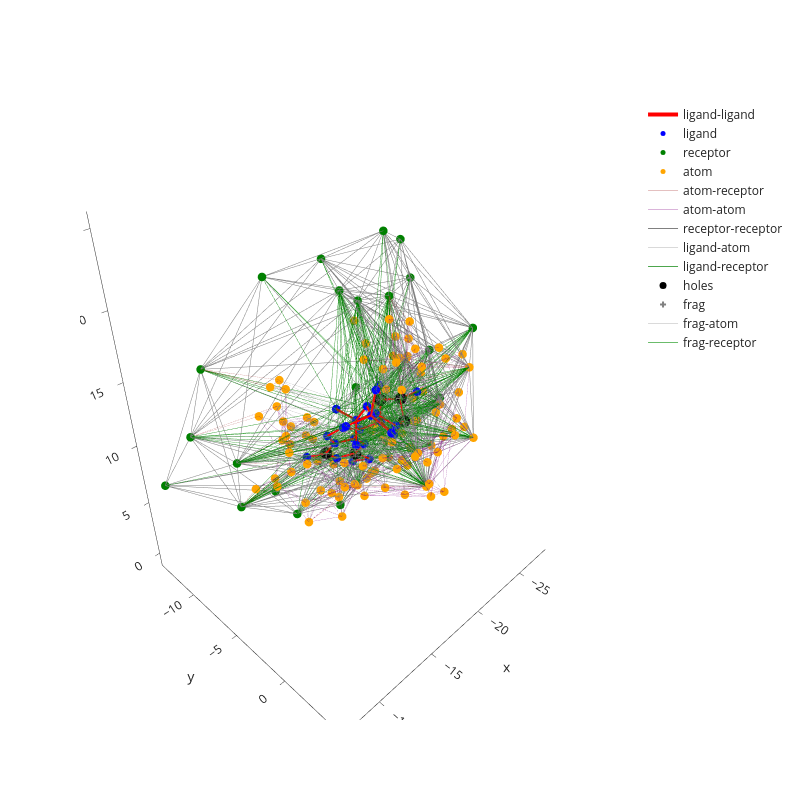

This figure's notebook cell:
### Code cell
# ds = FsDockDataset('data/cross/test','data/cross/test_tasks.csv', num_workers=torch.get_num_threads(), core_weight=0.7, ligand_radius=10)
# ds2 = FsDockDataset('data/cross/test2','data/cross/test_tasks.csv', num_workers=torch.get_num_threads(), core_weight=0.7, ligand_radius=10)
ds.random_translation=8
# ds.ligand_radius=15
graph = ds[46]
make_fig((graph))

### Figure 1 — Plotly figure (JSON) as saved in the notebook; plotly's stock layout.template omitted (floating-point values rounded to 4 significant figures; data arrays with more than 128 entries replaced by an {"elided": "..."} marker saying what was removed)
{"data": [{"line": {"color": "red", "width": 4}, "mode": "lines", "name": "ligand-ligand", "type": "scatter3d", "x": {"elided": "186 float values"}, "y": {"elided": "186 float values"}, "z": {"elided": "186 float values"}}, {"marker": {"color": "blue", "size": 5, "symbol": "circle"}, "mode": "markers", "name": "ligand", "type": "scatter3d", "x": [-18.45, -18.25, -19.18, -20.61, -18.75, -19.7, -18.56, -17.5, -16.35, -15.74, -16.49, -17.61, -18.56, -18.42, -17.29, -16.34, -15.25, -19.72, -19.52, -17.12, -16.46, -14.88, -14.62, -14.12, -14.92, -14.27, -14.0, -12.47, -14.28], "y": [-0.9529, -1.613, -1.964, -1.835, -3.289, -4.316, -3.037, -3.926, -4.305, -5.163, -5.301, -4.56, -4.524, -5.239, -5.952, -5.994, -6.752, -5.157, -6.64, -0.4729, -1.572, -1.629, -3.068, -0.8809, -0.7949, 0.4851, 0.4261, -0.0249, 1.727], "z": [12.76, 11.46, 13.65, 13.55, 13.11, 13.33, 11.62, 11.04, 11.6, 10.79, 9.698, 9.881, 8.933, 7.801, 7.593, 8.545, 8.397, 6.612, 5.647, 13.38, 14.05, 14.33, 14.56, 13.3, 15.73, 17.77, 16.17, 15.98, 15.51]}, {"marker": {"color": "green", "size": 5, "symbol": "circle"}, "mode": "markers", "name": "receptor", "type": "scatter3d", "x": [-21.75, -22.44, -22.52, -26.07, -26.17, -23.27, -20.39, -22.59, -23.03, -19.21, -18.6, -26.06, -27.75, -20.44, -20.4, -24.88, -21.36, -24.85, -17.4, -7.433, -8.158, -16.53, -20.2, -17.55, -8.883, -8.789, -9.595, -17.27, -17.83, -9.565, -17.55, -18.24, -14.54], "y": [1.244, -1.268, -4.507, -5.373, -4.19, -2.401, -4.633, -7.712, -6.243, -5.815, -9.525, -12.86, -8.932, -7.064, -10.44, -7.489, -10.96, -0.969, -13.44, -12.36, -9.298, -9.747, -8.747, -5.735, -8.228, -5.508, -6.828, 2.099, -1.964, -2.688, -2.255, 4.466, 3.47], "z": [16.26, 11.95, 14.06, 12.91, 9.26, 7.383, 8.624, 7.799, 4.22, 4.028, 4.77, 6.176, 16.82, 18.25, 20.11, 21.03, 2.515, 16.91, -0.216, 7.193, 12.55, 0.308, -0.468, 20.44, 17.62, 12.31, 7.449, 9.964, 21.32, 24.99, 25.16, 14.51, 14.91]}, {"marker": {"color": "orange", "size": 5, "symbol": "circle"}, "mode": "markers", "name": "atom", "type": "scatter3d", "x": [-21.75, -22.65, -22.28, -20.03, -19.1, -18.56, -18.01, -17.93, -17.55, -23.58, -22.44, -22.4, -22.33, -21.1, -19.89, -21.06, -22.51, -22.52, -23.64, -23.42, -22.66, -21.09, -24.56, -23.27, -22.03, -21.49, -21.58, -20.39, -20.78, -19.92, -19.64, -20.28, -22.07, -22.59, -22.6, -22.2, -23.01, -23.03, -21.6, -21.38, -23.73, -20.62, -19.21, -18.78, -18.23, -18.28, -16.82, -16.26, -16.04, -14.72, -14.17, -19.0, -18.6, -19.3, -18.84, -17.85, -16.48, -18.29, -15.57, -17.4, -16.04, -15.17, -20.34, -19.93, -20.65, -12.25, -13.72, -12.05, -10.32, -11.48, -11.06, -11.57, -11.72, -10.62, -12.06, -12.83, -12.8, -18.38, -17.27, -16.34, -16.03, -16.5, -15.42, -14.62, -13.63, -14.27, -16.86, -16.9, -16.42, -14.92, -14.51, -18.24, -16.92, -16.84, -19.04, -18.32, -15.88, -14.54, -13.83, -12.92, -13.7, -14.1, -15.27, -13.26], "y": [1.244, 0.001, -1.013, 0.137, -0.321, -1.655, -2.46, -2.083, -3.65, -0.672, -1.268, -2.783, -3.602, -0.552, -1.34, 0.862, -3.136, -4.507, -5.349, -6.501, -4.486, -4.275, -4.925, -2.401, -3.288, -3.577, -3.753, -4.633, -6.056, -6.782, -4.637, -5.359, -6.427, -7.712, -7.651, -8.627, -6.482, -6.243, -6.339, -6.984, -4.917, -5.74, -5.815, -7.265, -7.583, -5.176, -5.297, -4.407, -6.357, -6.508, -5.6, -8.126, -9.525, -10.31, -10.2, -9.82, -10.02, -9.353, -9.717, -9.06, -9.252, -8.973, -7.288, -5.806, -10.18, -7.672, -7.678, -5.09, -3.737, -3.853, -3.376, -2.4, -4.393, -6.488, -6.099, -7.302, -5.481, 2.669, 2.099, 3.218, 3.249, 1.054, 0.353, -0.646, -1.369, -2.065, -1.033, 0.433, 1.336, 1.315, 2.143, 4.466, 4.117, 4.177, 3.207, 2.283, 3.802, 3.47, 4.728, 4.614, 2.733, 1.282, 0.913, 0.528], "z": [16.26, 16.27, 15.69, 17.9, 16.78, 17.05, 16.15, 14.88, 16.5, 12.65, 11.95, 12.26, 11.34, 12.3, 11.81, 11.74, 13.55, 14.06, 13.43, 13.06, 15.58, 16.46, 7.664, 7.383, 7.447, 6.378, 8.634, 8.624, 8.176, 7.687, 9.957, 11.0, 8.293, 7.799, 6.26, 5.624, 5.671, 4.22, 3.684, 2.649, 3.797, 4.406, 4.028, 3.807, 2.756, 5.09, 4.695, 3.788, 5.156, 4.731, 3.852, 4.813, 4.77, 3.681, 6.122, 7.206, 7.034, 8.44, 8.051, 9.464, 9.27, 10.3, 16.74, 15.78, 3.524, 12.88, 12.91, 16.88, 17.83, 17.09, 13.04, 12.44, 13.37, 8.553, 8.131, 7.616, 9.287, 9.206, 9.964, 10.45, 11.65, 9.131, 9.938, 9.15, 10.02, 11.17, 20.56, 20.97, 19.83, 19.61, 18.44, 14.51, 15.21, 16.44, 14.2, 13.4, 14.41, 14.91, 15.4, 16.23, 13.84, 13.56, 13.85, 13.02]}, {"line": {"color": "brown", "width": 0.3}, "mode": "lines", "name": "atom-receptor", "type": "scatter3d", "x": {"elided": "312 float values"}, "y": {"elided": "312 float values"}, "z": {"elided": "312 float values"}}, {"line": {"color": "purple", "width": 0.3}, "mode": "lines", "name": "atom-atom", "type": "scatter3d", "x": {"elided": "2013 float values"}, "y": {"elided": "2013 float values"}, "z": {"elided": "2013 float values"}}, {"line": {"color": "grey", "width": 1}, "mode": "lines", "name": "receptor-receptor", "type": "scatter3d", "x": {"elided": "1479 float values"}, "y": {"elided": "1479 float values"}, "z": {"elided": "1479 float values"}}, {"line": {"color": "light blue", "width": 0.3}, "mode": "lines", "name": "ligand-atom", "type": "scatter3d", "x": {"elided": "1644 float values"}, "y": {"elided": "1644 float values"}, "z": {"elided": "1644 float values"}}, {"line": {"color": "green", "width": 0.7}, "mode": "lines", "name": "ligand-receptor", "type": "scatter3d", "x": {"elided": "1239 float values"}, "y": {"elided": "1239 float values"}, "z": {"elided": "1239 float values"}}, {"marker": {"color": "black", "size": 7, "symbol": "circle"}, "mode": "markers", "name": "holes", "type": "scatter3d", "x": [-18.45, -19.18, -18.75, -18.42, -16.34], "y": [-0.9529, -1.964, -3.289, -5.239, -5.994], "z": [12.76, 13.65, 13.11, 7.801, 8.545]}, {"marker": {"color": "grey", "size": 5, "symbol": "cross"}, "mode": "markers", "name": "frag", "type": "scatter3d", "x": [-18.45, -19.18, -18.75, -18.42, -16.34], "y": [-0.9529, -1.964, -3.289, -5.239, -5.994], "z": [12.76, 13.65, 13.11, 7.801, 8.545]}, {"line": {"color": "grey", "width": 0.3}, "mode": "lines", "name": "frag-atom", "type": "scatter3d", "x": {"elided": "861 float values"}, "y": {"elided": "861 float values"}, "z": {"elided": "861 float values"}}, {"line": {"color": "dark grey", "width": 0.7}, "mode": "lines", "name": "frag-receptor", "type": "scatter3d", "x": {"elided": "576 float values"}, "y": {"elided": "576 float values"}, "z": {"elided": "576 float values"}}], "layout": {"height": 800, "width": 800}}
